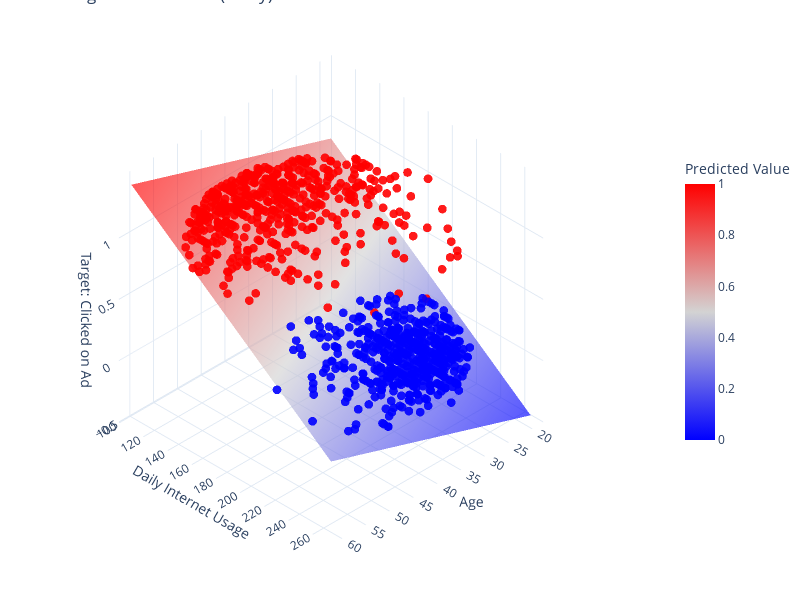
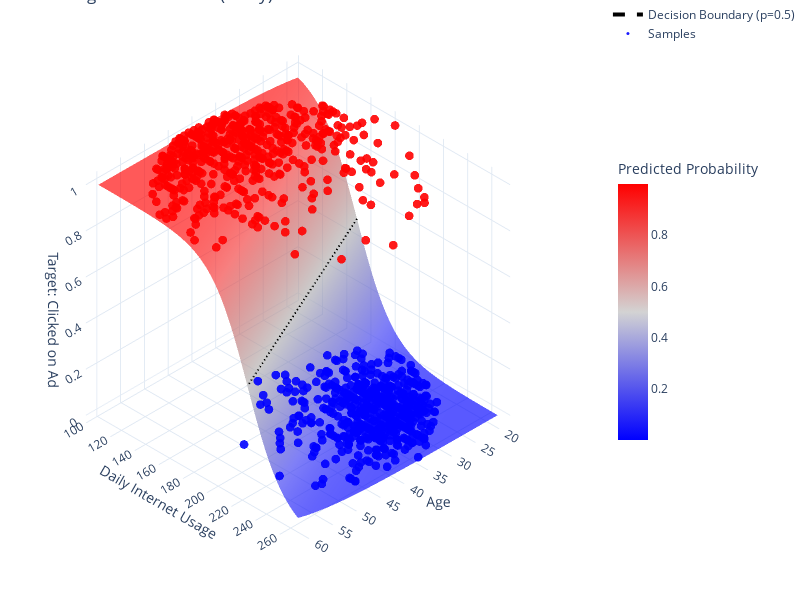

The cell these charts' notebook holds for them, in order:
### Markdown cell above
Here I show you the linear and logistic regression for 1D and 2D. You can change the viewangle of the plots by clicking and dragging with your mouse. It should show the relationship between a 2d-plot and a 3d-plot of 2D regression.

### Code cell
# For 2D
plot_regressions(df, feature1='Daily Internet Usage', target='Clicked on Ad', linear_reg=True)
plot_regressions(df, feature1='Daily Internet Usage', target='Clicked on Ad', linear_reg=False)

# For 3D
plot_regressions_plotly(df, feature1='Age', feature2='Daily Internet Usage', target='Clicked on Ad', linear_reg=True)
plot_regressions_plotly(df, feature1='Age', feature2='Daily Internet Usage', target='Clicked on Ad', linear_reg=False)


plot_regressions2d(df, feature1='Age', feature2='Daily Internet Usage', target='Clicked on Ad', linear_reg=True)
plot_regressions2d(df, feature1='Age', feature2='Daily Internet Usage', target='Clicked on Ad', linear_reg=False)

### Figure 1 — Plotly figure (JSON) as saved in the notebook; plotly's stock layout.template omitted (floating-point values rounded to 4 significant figures; data arrays with more than 128 entries replaced by an {"elided": "..."} marker saying what was removed)
{"data": [{"colorbar": {"len": 0.5, "title": {"text": "Predicted Value"}, "y": 0.5}, "colorscale": [[0, "blue"], [0.5, "lightgray"], [1, "red"]], "opacity": 0.65, "showscale": true, "surfacecolor": {"elided": "150x150 float values"}, "type": "surface", "x": {"elided": "150x150 float values"}, "y": {"elided": "150x150 float values"}, "z": {"elided": "150x150 float values"}}, {"marker": {"color": {"elided": "1000 str values"}, "line": {"color": "black", "width": 0}, "opacity": 0.9, "size": 3}, "mode": "markers", "name": "Samples", "type": "scatter3d", "x": {"elided": "1000 float values"}, "y": {"elided": "1000 float values"}, "z": {"elided": "1000 int values"}}], "layout": {"height": 600, "margin": {"b": 0, "l": 0, "r": 0, "t": 0}, "scene": {"aspectmode": "cube", "camera": {"projection": {"type": "orthographic"}}, "xaxis": {"title": {"text": "Age"}}, "yaxis": {"title": {"text": "Daily Internet Usage"}}, "zaxis": {"title": {"text": "Target: Clicked on Ad"}}}, "title": {"text": "3D Regression Surface (Plotly)"}, "width": 800}}

### Figure 2 — Plotly figure (JSON) as saved in the notebook; plotly's stock layout.template omitted (floating-point values rounded to 4 significant figures; data arrays with more than 128 entries replaced by an {"elided": "..."} marker saying what was removed)
{"data": [{"colorbar": {"len": 0.5, "title": {"text": "Predicted Probability"}, "y": 0.5}, "colorscale": [[0, "blue"], [0.5, "lightgray"], [1, "red"]], "opacity": 0.65, "showscale": true, "surfacecolor": {"elided": "150x150 float values"}, "type": "surface", "x": {"elided": "150x150 float values"}, "y": {"elided": "150x150 float values"}, "z": {"elided": "150x150 float values"}}, {"line": {"color": "black", "dash": "dash", "width": 4}, "mode": "lines", "name": "Decision Boundary (p=0.5)", "type": "scatter3d", "x": [19.0, 19.42, 19.85, 20.27, 20.7, 21.12, 21.55, 21.97, 22.39, 22.82, 23.24, 23.67, 24.09, 24.52, 24.94, 25.36, 25.79, 26.21, 26.64, 27.06, 27.48, 27.91, 28.33, 28.76, 29.18, 29.61, 30.03, 30.45, 30.88, 31.3, 31.73, 32.15, 32.58, 33.0, 33.42, 33.85, 34.27, 34.7, 35.12, 35.55, 35.97, 36.39, 36.82, 37.24, 37.67, 38.09, 38.52, 38.94, 39.36, 39.79, 40.21, 40.64, 41.06, 41.48, 41.91, 42.33, 42.76, 43.18, 43.61, 44.03, 44.45, 44.88, 45.3, 45.73, 46.15, 46.58, 47.0, 47.42, 47.85, 48.27, 48.7, 49.12, 49.55, 49.97, 50.39, 50.82, 51.24, 51.67, 52.09, 52.52, 52.94, 53.36, 53.79, 54.21, 54.64, 55.06, 55.48, 55.91, 56.33, 56.76, 57.18, 57.61, 58.03, 58.45, 58.88, 59.3, 59.73, 60.15, 60.58, 61.0], "y": [153.6, 154.3, 155.1, 155.8, 156.6, 157.3, 158.1, 158.9, 159.6, 160.4, 161.1, 161.9, 162.6, 163.4, 164.1, 164.9, 165.6, 166.4, 167.1, 167.9, 168.6, 169.4, 170.1, 170.9, 171.6, 172.4, 173.2, 173.9, 174.7, 175.4, 176.2, 176.9, 177.7, 178.4, 179.2, 179.9, 180.7, 181.4, 182.2, 182.9, 183.7, 184.4, 185.2, 185.9, 186.7, 187.5, 188.2, 189.0, 189.7, 190.5, 191.2, 192.0, 192.7, 193.5, 194.2, 195.0, 195.7, 196.5, 197.2, 198.0, 198.7, 199.5, 200.3, 201.0, 201.8, 202.5, 203.3, 204.0, 204.8, 205.5, 206.3, 207.0, 207.8, 208.5, 209.3, 210.0, 210.8, 211.5, 212.3, 213.0, 213.8, 214.6, 215.3, 216.1, 216.8, 217.6, 218.3, 219.1, 219.8, 220.6, 221.3, 222.1, 222.8, 223.6, 224.3, 225.1, 225.8, 226.6, 227.3, 228.1], "z": [0.5, 0.5, 0.5, 0.5, 0.5, 0.5, 0.5, 0.5, 0.5, 0.5, 0.5, 0.5, 0.5, 0.5, 0.5, 0.5, 0.5, 0.5, 0.5, 0.5, 0.5, 0.5, 0.5, 0.5, 0.5, 0.5, 0.5, 0.5, 0.5, 0.5, 0.5, 0.5, 0.5, 0.5, 0.5, 0.5, 0.5, 0.5, 0.5, 0.5, 0.5, 0.5, 0.5, 0.5, 0.5, 0.5, 0.5, 0.5, 0.5, 0.5, 0.5, 0.5, 0.5, 0.5, 0.5, 0.5, 0.5, 0.5, 0.5, 0.5, 0.5, 0.5, 0.5, 0.5, 0.5, 0.5, 0.5, 0.5, 0.5, 0.5, 0.5, 0.5, 0.5, 0.5, 0.5, 0.5, 0.5, 0.5, 0.5, 0.5, 0.5, 0.5, 0.5, 0.5, 0.5, 0.5, 0.5, 0.5, 0.5, 0.5, 0.5, 0.5, 0.5, 0.5, 0.5, 0.5, 0.5, 0.5, 0.5, 0.5]}, {"marker": {"color": {"elided": "1000 str values"}, "line": {"color": "black", "width": 0}, "opacity": 0.9, "size": 3}, "mode": "markers", "name": "Samples", "type": "scatter3d", "x": {"elided": "1000 float values"}, "y": {"elided": "1000 float values"}, "z": {"elided": "1000 int values"}}], "layout": {"height": 600, "margin": {"b": 0, "l": 0, "r": 0, "t": 0}, "scene": {"aspectmode": "cube", "camera": {"projection": {"type": "orthographic"}}, "xaxis": {"title": {"text": "Age"}}, "yaxis": {"title": {"text": "Daily Internet Usage"}}, "zaxis": {"title": {"text": "Target: Clicked on Ad"}}}, "title": {"text": "3D Regression Surface (Plotly)"}, "width": 800}}
